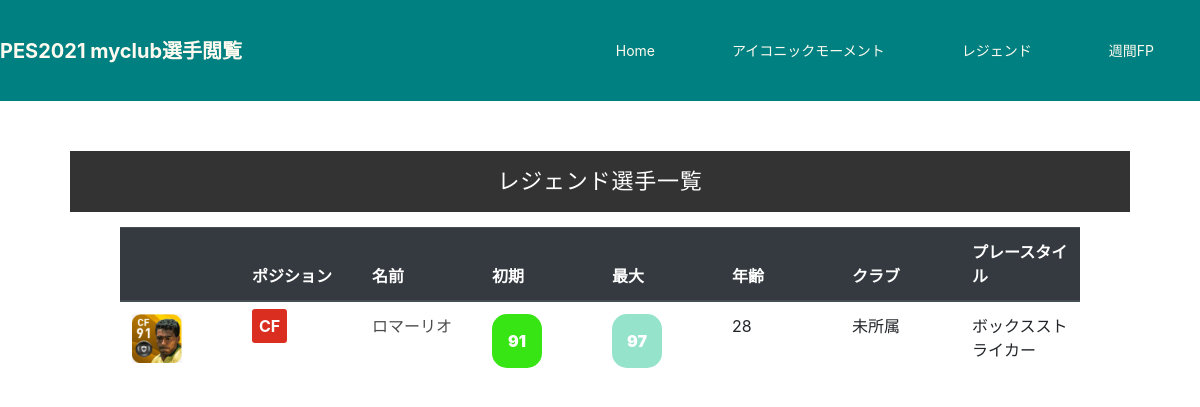
Page /legendlist/ on the committed database.
### pespost/models.py (models this page shows, shortened)
class Player(models.Model):
    date_field = models.DateField('リリース日', blank=True, null=True)
    initial = models.IntegerField('初期総合値')
    maximum = models.IntegerField('最大総合値')
    level = models.IntegerField('最大レベル')
    player_style = models.CharField('選手タイプ', max_length=20)
    rarity = models.CharField('レアリティ', max_length=10)
    player_name = models.CharField('選手名', max_length=50)
    country = models.CharField('国名', max_length=30)
    league = models.CharField('所属リーグ', max_length=30)
    club = models.CharField('所属クラブ', max_length=30)
    age = models.IntegerField('年齢')
    height = models.IntegerField('身長')
    body_weight = models.IntegerField('体重')
    dominant_foot = models.CharField('利き足', max_length=2)
    position = models.CharField('ポジション', max_length=4)
    playstyle = models.CharField('プレースタイル', max_length=30)
    player_image = models.ImageField(upload_to='')

### pespost/views.py (the view)
# urls.py: path('legendlist/', legendListView.as_view(), name='legendlist'),
class legendListView(ListView):
    model = Player
    template_name = 'legend_list.html'
    def get_queryset(self):
        return Player.objects.filter(player_style='レジェンド')

### pespost/templatetags/basetemp.py (called while the page is built)
@register.filter
def list_css(ability_point):
    if ability_point >= 95:
        return "list_NF"
    else:
        return "list_EF"

@register.filter
def list_posi(position):
    if position == 'CF' or position == 'ST' or position == 'LWG' or position == 'RWG':
        return "list_CF"
    elif position == 'LSB' or position == 'CB' or position == 'RSB':
        return "list_DF"
    elif position == 'GK':
        return "list_GK"
    else:
        return "list_MF"

### templates/legend_list.html
{% extends 'base.html' %}
{% load static %}
{% load basetemp %}
{% block header %}
<link rel='stylesheet' type="text/css" href="{% static 'css/style.css' %}">
{% endblock header %}
{% block content %}
<h2 class="list_player_header">レジェンド選手一覧</h2>
<div class="list_table">
<table class="table" align="center">
  <thead class="thead-dark">
    <tr>
      <th scope="col"></th>
      <th scope="col">ポジション</th>
      <th scope="col">名前</th>
      <th scope="col">初期</th>
      <th scope="col">最大</th>
      <th scope="col">年齢</th>
      <th scope="col">クラブ</th>
      <th scope="col">プレースタイル</th>
    </tr>
  </thead>
  <tbody>
  {% for item in object_list %}
    <tr>
      <th scope="row"><img src='{{item.player_image.url}}' width=50></th>
      <td><span class={{ item.position|list_posi }}>{{ item.position }}</span></td>
      <td><span class="span"><a href="{% url 'detail' item.pk %}" >{{ item.player_name }}</a></span></td>
      <td><span class={{ item.initial|list_css }}><strong>{{ item.initial }}</strong></span></td>
      <td><span class={{ item.maximum|list_css }}><strong>{{ item.maximum }}</strong></span></td>
      <td><span class="span">{{ item.age }}</span></td>
      <td><span class="span">{{ item.club }}</span></td>
      <td><span class="span">{{ item.playstyle }}</span></td>
    </tr>
  {% endfor %}
  </tbody>
</table>
</div>
{% endblock content %}

### static/css/style.css (style rules this page uses)
a { text-decoration: none; color: #4b4b4b; }
.list_player_header { display: block; text-align: center; margin: 50px 70px 15px; padding: 5px; font-size: 22px; line-height: 2.3; letter-spacing: .05rem; background: #333; color: #fff; }
.table { padding: center; width: 80%; table-layout: fixed; }
.list_NF { display: block; padding: 15px 5px 15px 5px; border-radius: 15px; font-weight: bold; width: 50px; text-align: center; background-color: #95e3cb; color: #ffffff; }
.list_EF { display: block; padding: 15px; border-radius: 15px; font-weight: bold; width: 50px; text-align: center; background-color: #37e514; color: #ffffff; }
.list_CF { background: #da2e20; color: #fff; font-weight: bold; padding: 7px; border-radius: 3px; }

### rows in the picture
Player: player_image (picture), position "CF", player_name "ロマーリオ", initial "91", maximum "97", age "28", club "未所属", playstyle "ボックスストライカー"
